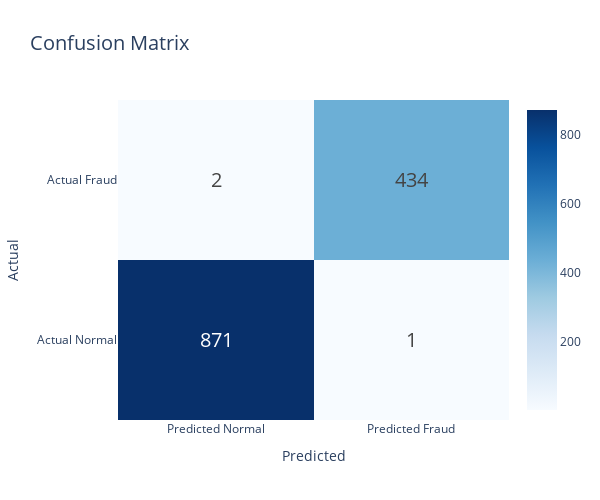

Notebook cell for this chart:
### Markdown cell above
## 📉 Part 3: Confusion Matrix

### Code cell
# Visualize confusion matrix
cm = np.array(results['confusion_matrix'])

fig = go.Figure(data=go.Heatmap(
    z=cm,
    x=['Predicted Normal', 'Predicted Fraud'],
    y=['Actual Normal', 'Actual Fraud'],
    text=cm,
    texttemplate='%{text}',
    textfont={"size": 20},
    colorscale='Blues',
    showscale=True,
    hovertemplate='%{x}<br>%{y}<br>Count: %{z}<extra></extra>'
))

fig.update_layout(
    title="Confusion Matrix",
    title_font_size=20,
    xaxis_title="Predicted",
    yaxis_title="Actual",
    height=500,
    width=600
)

fig.show()

# Calculate additional metrics
tn, fp, fn, tp = cm.ravel()
accuracy = (tp + tn) / (tp + tn + fp + fn)
fpr = fp / (fp + tn)
fnr = fn / (fn + tp)

print("\n📊 Confusion Matrix Analysis:")
print("="*50)
print(f"  True Negatives (TN):  {tn:4d}")
print(f"  False Positives (FP): {fp:4d} (Type I Error)")
print(f"  False Negatives (FN): {fn:4d} (Type II Error)")
print(f"  True Positives (TP):  {tp:4d}")
print(f"\n  Accuracy:             {accuracy:.4f}")
print(f"  False Positive Rate:  {fpr:.4f}")
print(f"  False Negative Rate:  {fnr:.4f}")

### Figure 1 — Plotly figure (JSON) as saved in the notebook; plotly's stock layout.template omitted (floating-point values rounded to 4 significant figures)
{"data": [{"colorscale": [[0, "rgb(247,251,255)"], [0.125, "rgb(222,235,247)"], [0.25, "rgb(198,219,239)"], [0.375, "rgb(158,202,225)"], [0.5, "rgb(107,174,214)"], [0.625, "rgb(66,146,198)"], [0.75, "rgb(33,113,181)"], [0.875, "rgb(8,81,156)"], [1, "rgb(8,48,107)"]], "hovertemplate": "%{x}<br>%{y}<br>Count: %{z}<extra></extra>", "showscale": true, "text": [[871, 1], [2, 434]], "textfont": {"size": 20}, "texttemplate": "%{text}", "type": "heatmap", "x": ["Predicted Normal", "Predicted Fraud"], "y": ["Actual Normal", "Actual Fraud"], "z": [[871, 1], [2, 434]]}], "layout": {"height": 500, "title": {"font": {"size": 20}, "text": "Confusion Matrix"}, "width": 600, "xaxis": {"title": {"text": "Predicted"}}, "yaxis": {"title": {"text": "Actual"}}}}
